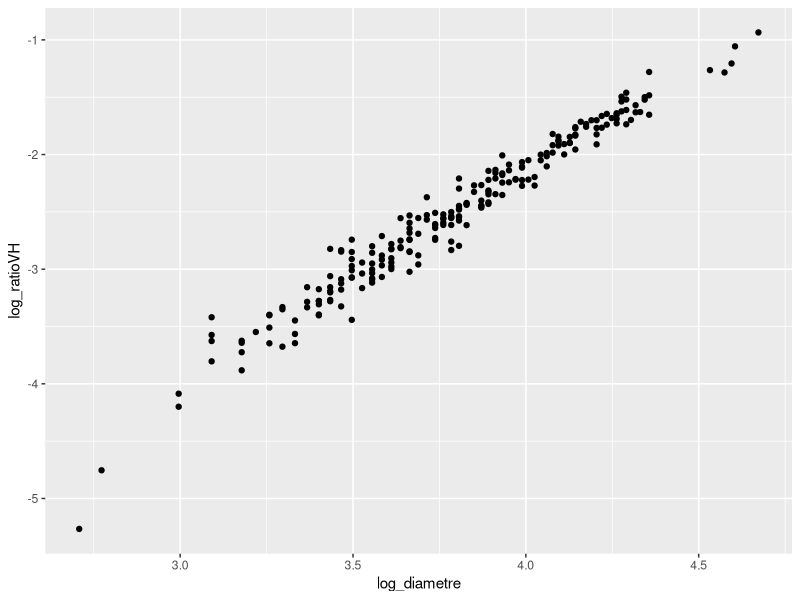
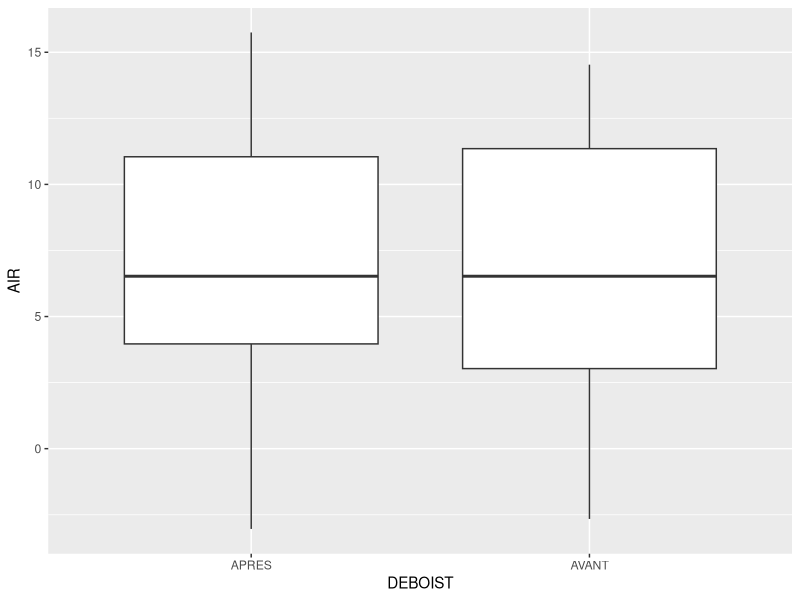
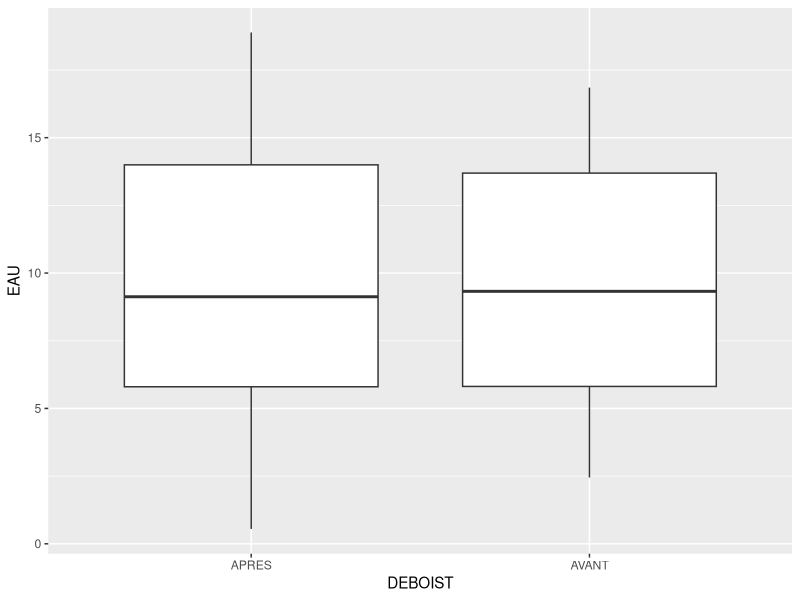
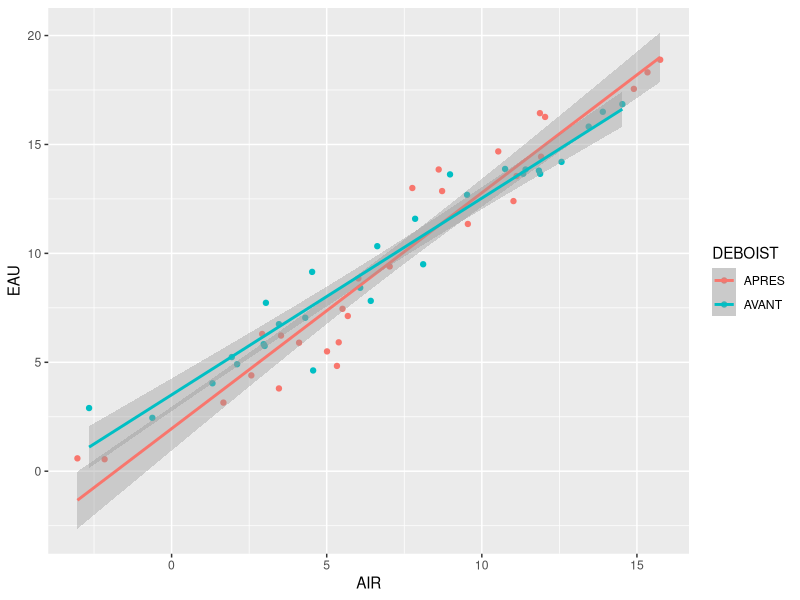

Generate these figures, in order, with R:
## ---- chunk 1
knitr::opts_chunk$set(echo = FALSE, cache= TRUE, eval = TRUE, fig.show='hide', message = FALSE, warning = FALSE, results = 'hide' )
library(tidyverse)
library(kableExtra)
out_type <- knitr::opts_knit$get("rmarkdown.pandoc.to")
## ---- chunk 2
douglas <- read.table("douglas.csv", sep = ";", header = TRUE, stringsAsFactors = TRUE) 

douglas <- douglas %>% 
   mutate(ratioVH = Volume /Hauteur,
          log_ratioVH = log(ratioVH),
          log_diametre= log(Diametre)
          )
## ---- chunk 3
douglas %>% ggplot() +
   geom_point(aes(x=log_diametre, y = log_ratioVH))
## ---- chunk 4
## pour faire le lien avec l'analyse de la variance
ratio_reg <- lm(log_ratioVH ~ log_diametre, data = douglas)
ratio_M0 <-  lm(log_ratioVH ~ 1, data = douglas)
anova(ratio_M0, ratio_reg)
## version test sur les paramètres
summary(ratio_reg)
res <- summary(ratio_reg)
## Faire remarquer que summary que la valeur de t^2 vaut f
res$coefficients[2,3]^2
## ---- chunk 5
tobs <- (res$coefficients[2,1] -2)/(res$coefficients[2,2])
pt(abs(tobs), df = res$df[2], lower.tail = FALSE)
## ---- chunk 6
temp_eau_air <- read.table("deboisement.csv", sep = ";" , header = TRUE, stringsAsFactors = TRUE)
## ---- chunk 7
temp_eau_air %>% ggplot() +
   geom_boxplot(aes(x= DEBOIST, y = AIR))
reg_air <- lm(AIR ~ DEBOIST, data = temp_eau_air)
anova(reg_air)
summary(reg_air)
## ---- chunk 8
temp_eau_air %>% ggplot() +
   geom_boxplot(aes(x= DEBOIST, y = EAU))
reg_eau <- lm(EAU ~ DEBOIST, data = temp_eau_air)
anova(reg_eau)
summary(reg_eau)
## ---- chunk 9
temp_eau_air %>% ggplot() +
   geom_point(aes(x= AIR, y = EAU, col = DEBOIST)) +
   geom_smooth(method = "lm", aes(x= AIR, y = EAU, col = DEBOIST)) # cette ligne n'est pas essentielle
   
## ---- chunk 10
M12 <- lm(EAU ~AIR + DEBOIST , data = temp_eau_air)
## ---- chunk 11
MComp <- lm(EAU~ AIR + DEBOIST + AIR:DEBOIST, data = temp_eau_air)
anova(M12, MComp)
